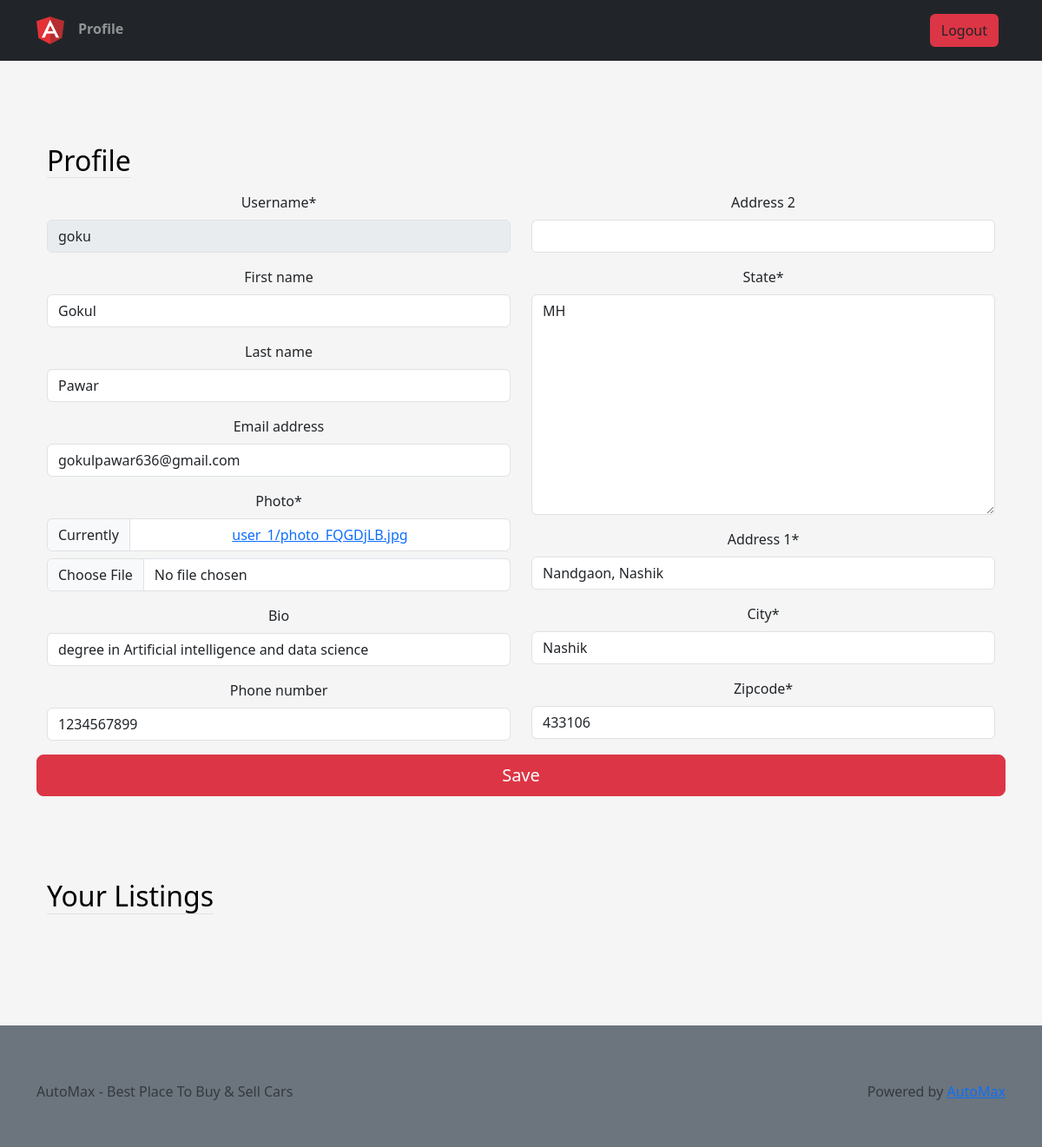
The page /profile/ (signed in) on the database as committed earlier.
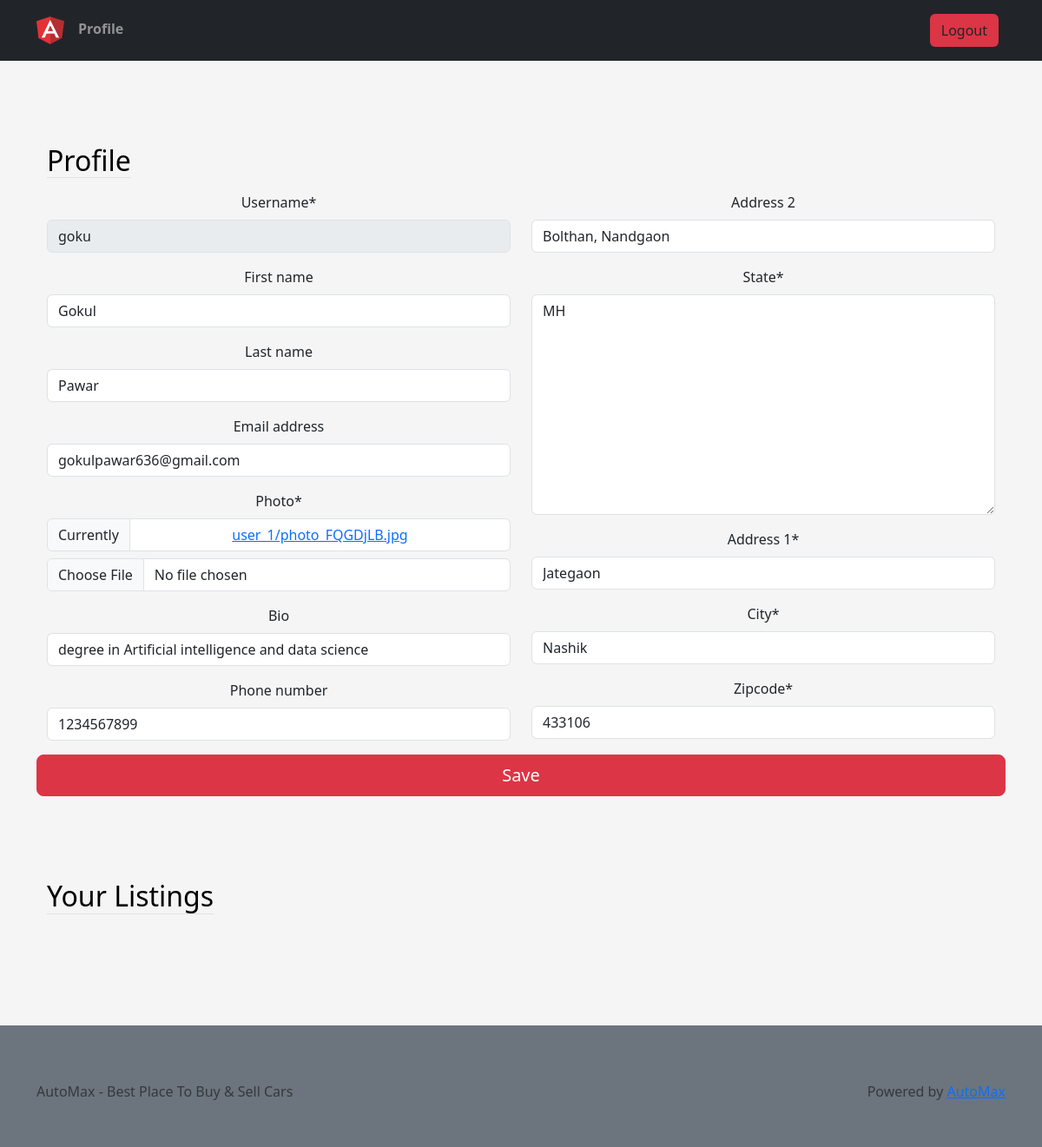
The same page on the database as committed later.
### users/models.py (models this page shows, shortened)
class Location(models.Model):
    address_1 = models.CharField(max_length=128, blank=True)
    address_2 = models.CharField(max_length=128, blank=True)
    city = models.CharField(max_length=64)
    state = INStateField(default='KA')
    zipcode = models.CharField(max_length=10, blank=True, null=True)

### users/views.py (the view, shortened to what this page needs)
# urls.py: path('profile/', ProfileView.as_view(), name='profile'),
@method_decorator(login_required, name='dispatch')
class ProfileView(View):
    def get(self, request):
        user_listings = Listing.objects.filter(seller=request.user.profile)
        user_liked_listings = LikedListing.objects.filter(
            profile=request.user.profile).all()
        user_form = UserForm(instance=request.user)
        profile_form = ProfileForm(instance=request.user.profile)
        location_form = LocationForm(instance=request.user.profile.location)
        return render(request, 'main/profile.html', {'user_form': user_form,
                                                      'profile_form': profile_form,
                                                      'location_form': location_form,
                                                      'user_listings': user_listings,
                                                      'user_liked_listings': user_liked_listings, })

### users/forms.py
class UserForm(forms.ModelForm):
    username = forms.CharField(disabled=True)
    class Meta:
        model = User
        fields = ('username', 'first_name', 'last_name', 'email')

class ProfileForm(forms.ModelForm):
    class Meta:
        model = Profile
        fields = ('photo', 'bio','phone_number')

### users/templates/main/profile.html (shortened to what this page needs)
{% extends 'base/base.html' %}
{% load static %}
{% load crispy_forms_tags %}
{% block 'body' %}
<div class="container-fluid text-center py-5">
    <div class="container px-4 py-5" id="hanging-icons">
        <div class="row g-4">
            <div class="col d-flex align-items-start">
                <div>
                    <h2 class="mb-3 border-bottom" style="color: black">Profile</h2>
                </div>
            </div>
        </div>
        <form action="" method="post" enctype="multipart/form-data">
            <div class="row">
                <div class="col-6">
                    {{ user_form|crispy }}
                    {{ profile_form|crispy }}
                </div>
                <div class="col-6">
                    {{ location_form|crispy }}
                </div>
                <br>
                <button class="btn btn-lg btn-danger" type="submit" value="Submit">Save</button>
            </div>
        </form>
    </div>
    <div class="container px-4">
        <div class="row g-4 py-5">
            <div class="col d-flex align-items-start">
                <div>
                    <h2 class="mb-3 border-bottom" style="color: black">Your Listings</h2>
                </div>
            </div>
        </div>
    </div>
</div>
{% endblock  %}

Rows that differ between the two databases and show on the page:
changed Location "MH": address_2 (not shown) → "Bolthan, Nandgaon"; address_1 "Nandgaon, Nashik" → "Jategaon"
